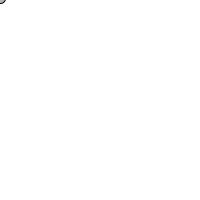
Frame 1 (no input)
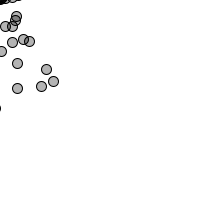
Frame 60 (the mouse pressed at the canvas centre just before this capture)
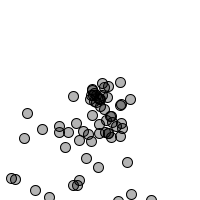
Frame 120 (the mouse held since frame 60 and released just before this capture)

The Processing sketch that drew these frames (run headless with seeded random() and noise(); from frame 60 on, the mouse is pressed at the canvas centre):

// Processing sketch: example_23_2
// ── example_23_2.pde
// Learning Processing
// Daniel Shiffman
// http://www.learningprocessing.com

// Example 23-2: Simple particle system with ArrayList

ArrayList particles;

void setup() {
  size(200,200);
  particles = new ArrayList();
  smooth();
}

void draw() {
  // A new Particle object is added to the ArrayList every cycle through draw().
  particles.add(new Particle()); 

  background(255);
  // Iterate through our ArrayList and get each Particle
  // The ArrayList keeps track of the total number of particles.
  for (int i = 0; i < particles.size(); i++ ) { 
    Particle p = (Particle) particles.get(i);
    p.run();
    p.gravity();
    p.display();
  }

  // If the ArrayList has more than 100 elements in it, we delete the first element, using remove().
  if (particles.size() > 100) {
    particles.remove(0); 
  }
}

// ── Particle.pde
// Learning Processing
// Daniel Shiffman
// http://www.learningprocessing.com

// Example 23-2: Simple particle system with ArrayList

// A simple Particle class
class Particle {
  
  float x;
  float y;
  float xspeed;
  float yspeed;
  
  Particle() {
    x = mouseX;
    y = mouseY;
    xspeed = random(-1,1);
    yspeed = random(-2,0);
  }
  
  void run() {
    x = x + xspeed;
    y = y + yspeed;
  }
  
  void gravity() {
    yspeed += 0.1;
  }
  
  void display() {
    stroke(0);
    fill(0,75);
    ellipse(x,y,10,10);
  }
}
